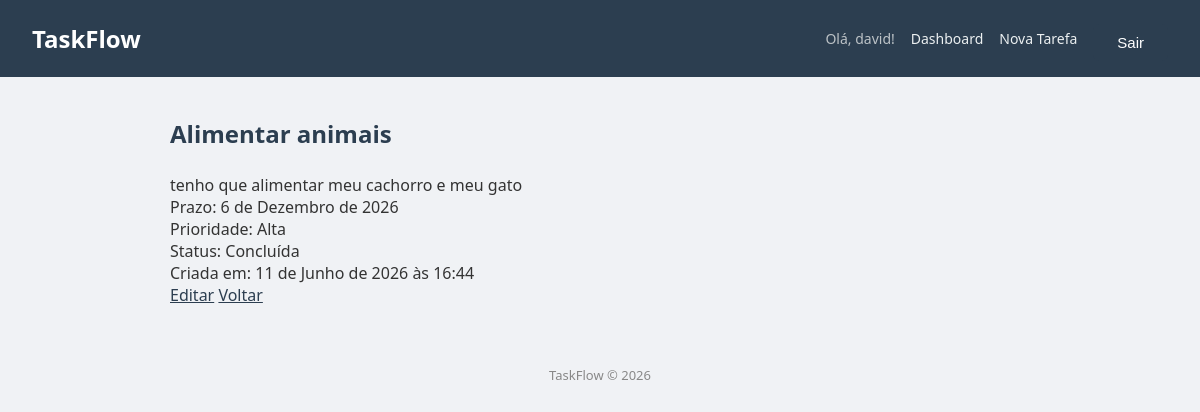
The page /tarefas/6/ (signed in) on the database its author committed.
### tasks/models.py (models this page shows, shortened)
class Task(models.Model):
    PRIORIDADE_CHOICES = [
        ('baixa', 'Baixa'),
        ('media', 'Média'),
        ('alta', 'Alta'),
    ]
    STATUS_CHOICES = [
        ('pendente', 'Pendente'),
        ('concluida', 'Concluída'),
    ]
    titulo = models.CharField(max_length=200)
    descricao = models.TextField(blank=True)
    data_criacao = models.DateTimeField(auto_now_add=True)
    prazo = models.DateField(null=True, blank=True)
    prioridade = models.CharField(max_length=10, choices=PRIORIDADE_CHOICES, default='baixa')
    status = models.CharField(max_length=10, choices=STATUS_CHOICES, default='pendente')
    usuario = models.ForeignKey(User, on_delete=models.CASCADE)

### tasks/views.py (the view)
# urls.py: path('tarefas/<int:id>/', views.detalhe_tarefa, name='detalhe_tarefa'),
@login_required
def detalhe_tarefa(request, id):
    tarefa = get_object_or_404(Task, id=id, usuario=request.user)
    return render(request, 'tasks/detalhe_tarefa.html', {'tarefa': tarefa})

### tasks/templates/tasks/detalhe_tarefa.html
{% extends 'tasks/base.html' %}
{% block conteudo %}
    <h2>{{ tarefa.titulo }}</h2>
    <p>{{ tarefa.descricao }}</p>
    <p>Prazo: {{ tarefa.prazo }}</p>
    <p>Prioridade: {{ tarefa.get_prioridade_display }}</p>
    <p>Status: {{ tarefa.get_status_display }}</p>
    <p>Criada em: {{ tarefa.data_criacao }}</p>
    <a href="{% url 'editar_tarefa' tarefa.id %}">Editar</a>
    <a href="{% url 'dashboard' %}">Voltar</a>
{% endblock %}

### tasks/templates/tasks/base.html (shortened to what this page needs)
{% load static %}
<!DOCTYPE html>
<html lang="pt-br">
<head>
    <link rel="stylesheet" href="{% static 'tasks/style.css' %}">
</head>
<body>
    <header>
        <h1>TaskFlow</h1>
        <nav>
            {% if user.is_authenticated %}
                <span>Olá, {{ user.username }}!</span>
                <a href="{% url 'dashboard' %}">Dashboard</a>
                <a href="{% url 'criar_tarefa' %}">Nova Tarefa</a>
                <form method="POST" action="{% url 'logout' %}">
                    <button type="submit">Sair</button>
                </form>
            {% else %}
                <a href="{% url 'login' %}">Login</a>
                <a href="{% url 'cadastro' %}">Cadastro</a>
            {% endif %}
        </nav>
    </header>
    <main>
        {% block conteudo %}{% endblock %}
    </main>
    <footer>
        <p>TaskFlow &copy; 2026</p>
    </footer>
</body>
</html>

### tasks/static/tasks/style.css (style rules this page uses)
* { margin: 0; padding: 0; box-sizing: border-box; }
body { font-family: 'Segoe UI', sans-serif; background-color: #f0f2f5; color: #333; }
header { background-color: #2c3e50; padding: 16px 32px; display: flex; justify-content: space-between; align-items: center; }
header h1 { color: #fff; font-size: 24px; }
header nav { display: flex; align-items: center; gap: 16px; }
header nav a { color: #ecf0f1; text-decoration: none; font-size: 14px; }
header nav span { color: #bdc3c7; font-size: 14px; }
header nav button { background-color: #e74c3c; color: white; border: none; padding: 6px 14px; border-radius: 4px; cursor: pointer; font-size: 14px; }
main { max-width: 900px; margin: 40px auto; padding: 0 20px; }
footer { text-align: center; padding: 20px; color: #888; font-size: 13px; margin-top: 40px; }
h2 { margin-bottom: 24px; color: #2c3e50; }
form button[type="submit"] { background-color: #2c3e50; color: white; padding: 10px 24px; border: none; border-radius: 6px; cursor: pointer; font-size: 15px; margin-top: 8px; }
a { color: #2c3e50; }

### rows shown on the page
Task: titulo "Alimentar animais", descricao "tenho que alimentar meu cachorro e meu gato", prazo "6 de Dezembro de 2026", prioridade "Alta", status "Concluída", data_criacao "11 de Junho de 2026 às 16:44"

### other values the page prints
{{ user.username }} "david"
